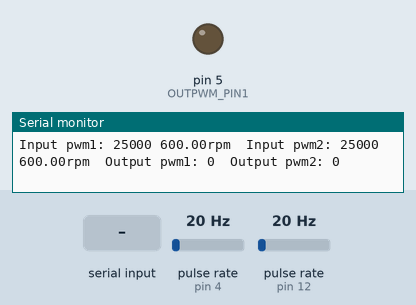
Bench run of a sketch on a simulated Arduino Uno, built for the host (arithmetic inside an expression is 32-bit, double 64-bit). Shown: output pins drawn as LEDs (lit = HIGH), the last lines printed to the serial monitor. Wiring (inferred from the names in the program): 2 × pulse sensor: data pin 4 / data pin 12. The inputs (shaded band) are chosen by the test bench; at power-on: pulse rate (sensors on pin 4, pin 12) 20 Hz.

Above: at 1.2 s.
1.3 s: "90,45\n" received over Serial
At 3.1 s:
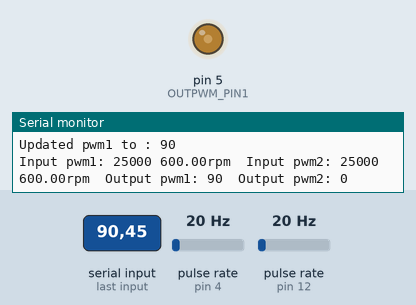
4.9 s: "30,150\n" received over Serial
At 7.2 s:
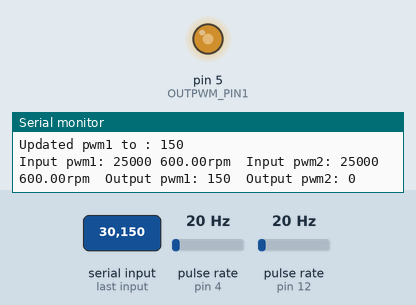
7.5 s: "200\n" received over Serial
At 8.6 s:
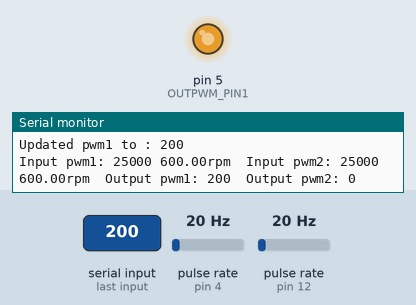
Timing chart, 0 to 10.5 s (numbered marks = the images above; inputs shaded):
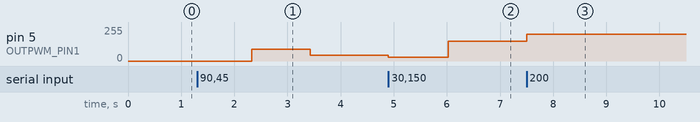

The sketch:

SerialTest.ino
```cpp
#define FAN2_PWM_OFFSET 2000

int OUTPWM_PIN1=5;
int TACHO_PIN1=4;
int OUTPWM_PIN2=14;
int TACHO_PIN2=12;

unsigned long tacho_value1;
int pwm_value1;
unsigned long tacho_value2;
int pwm_value2;

int x;

/**
 * @param duration high cycle in microseconds
 */
float convertDelay2rpm(unsigned long duration) {
  /* Found at: http://www.energyscienceforum.com/showthread.php?t=905 */
  if(duration > 5000) // duration of 5000 micro seconds limits speed to 3000 RPM. This stops erroneous data caused by transient spikes
  {
   return (15000000.0/duration); // (1000000uS * 1/4 * 60s) / duration = 15000000.0 / duration keeps calculation simple
  }
  else
  {
    return 0.0f;
  }
}

void statusPrintln() {
  Serial.print("Tacho1 on GPIO");
  Serial.println(TACHO_PIN1);
  Serial.print("Tacho2 on GPIO");
  Serial.println(TACHO_PIN2);
  Serial.print("PWM1 on GPIO");
  Serial.println(OUTPWM_PIN1);
  Serial.print("PWM2 on GPIO");
  Serial.println(OUTPWM_PIN2);
  Serial.println("\nCommands\n 1-1024: Sets PWM1 (1: slow, 1023: full speed, 1024: off)\n 2000-3023 Sets PWM2 (2000: off, 2023: fullspeed)\n");
}

void setup() {
  // put your setup code here, to run once:
  Serial.begin(115200);
  analogWriteFreq(25000); // Set frequency to 25KHz
  Serial.write("PWM Test Up and running\n");
  statusPrintln();

  Serial.setTimeout(3000);
  pinMode(TACHO_PIN1, INPUT);
  pinMode(TACHO_PIN2, INPUT);
}


void loop() {
  // put your main code here, to run repeatedly:

  tacho_value1 = pulseIn(TACHO_PIN1, HIGH);
  tacho_value2 = pulseIn(TACHO_PIN2, HIGH);

    if(Serial.available() > 0)
    {
        x = Serial.parseInt();
        if (x == 0) {
          statusPrintln();
        } else if (x < FAN2_PWM_OFFSET) {
          // FAN 1
          if (x > 0 && x <= 1024) {
            if (x == 1024) {
               x=0;
               //TODO PWM is disabled with zero -> set output to zero?
               //digitalWrite(outpwm_pin, LOW);
            }

            pwm_value1=x;
            analogWrite(OUTPWM_PIN1, pwm_value1);
            Serial.print("Updated pwm1 to : ");
            Serial.println(x, DEC);  // print as an ASCII-encoded decimal
          }
        } else {
            // FAN 2
            x = x - FAN2_PWM_OFFSET;
            if (x >= 0 && x <= 1024) {
            pwm_value2=x;
            analogWrite(OUTPWM_PIN2, pwm_value2);
            Serial.print("Updated pwm2 to : ");
            Serial.println(x, DEC);  // print as an ASCII-encoded decimal
          }
        }

    }

    Serial.print("Input pwm1: ");
    Serial.print(tacho_value1, DEC);
    Serial.print(" ");
    Serial.print(convertDelay2rpm(tacho_value1));
    Serial.print("rpm  Input pwm2: ");
    Serial.print(tacho_value2, DEC);
    Serial.print(" ");
    Serial.print(convertDelay2rpm(tacho_value2));
    Serial.print("rpm  Output pwm1: ");
    Serial.print(pwm_value1, DEC);
    Serial.print("  Output pwm2: ");
    Serial.print(pwm_value2, DEC);
    Serial.println("  ");

    // delay 50 milliseconds before the next reading:
    delay(1000);
}
```

Measured:
- after the input at 1.3 s, pin 5 (OUTPWM_PIN1): 0/255 → 90/255 after 1.0 s, → 45/255 1.1 s later
- after the input at 4.9 s, pin 5 (OUTPWM_PIN1): 45/255 → 30/255 at once, → 150/255 1.1 s later
- after the input at 7.5 s, pin 5 (OUTPWM_PIN1): 150/255 → 200/255 at once
